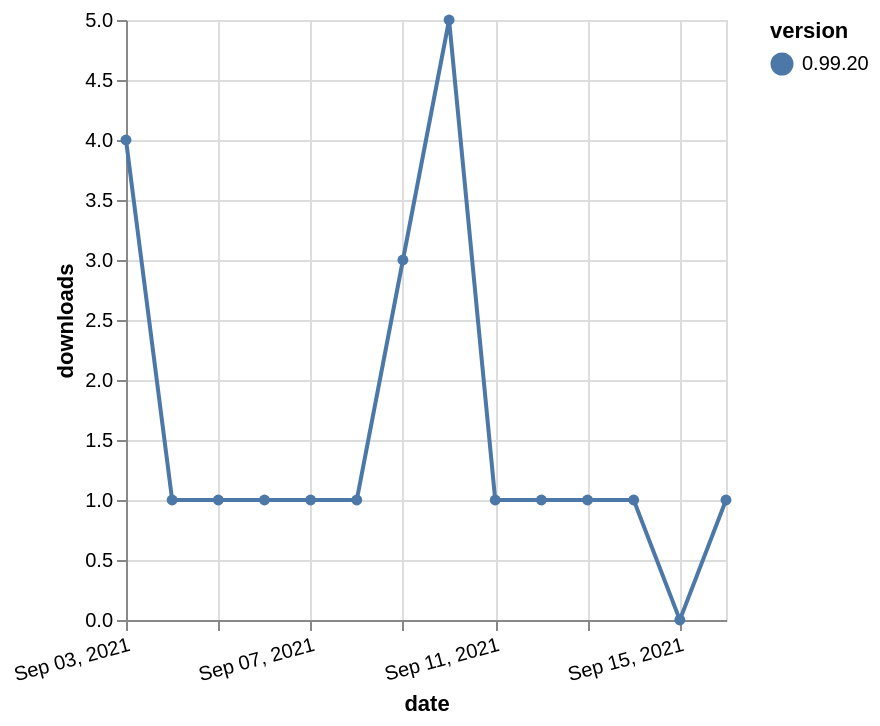

Specify this chart in Vega-Lite:
### Vega-Lite specification from a JSON file in a GitHub repository (floating-point values rounded to 4 significant figures)
{"$schema": "https://vega.github.io/schema/vega-lite/v5.json", "description": "A simple bar chart with embedded data.", "data": {"values": [{"date": "2021-09-03", "total": 587, "delta": 4, "version": "0.99.20"}, {"date": "2021-09-04", "total": 588, "delta": 1, "version": "0.99.20"}, {"date": "2021-09-05", "total": 589, "delta": 1, "version": "0.99.20"}, {"date": "2021-09-06", "total": 590, "delta": 1, "version": "0.99.20"}, {"date": "2021-09-07", "total": 591, "delta": 1, "version": "0.99.20"}, {"date": "2021-09-08", "total": 592, "delta": 1, "version": "0.99.20"}, {"date": "2021-09-09", "total": 595, "delta": 3, "version": "0.99.20"}, {"date": "2021-09-10", "total": 600, "delta": 5, "version": "0.99.20"}, {"date": "2021-09-11", "total": 601, "delta": 1, "version": "0.99.20"}, {"date": "2021-09-12", "total": 602, "delta": 1, "version": "0.99.20"}, {"date": "2021-09-13", "total": 603, "delta": 1, "version": "0.99.20"}, {"date": "2021-09-14", "total": 604, "delta": 1, "version": "0.99.20"}, {"date": "2021-09-15", "total": 604, "delta": 0, "version": "0.99.20"}, {"date": "2021-09-16", "total": 605, "delta": 1, "version": "0.99.20"}]}, "width": "container", "mark": {"type": "line", "point": {"filled": true}}, "encoding": {"x": {"field": "date", "type": "temporal", "timeUnit": "yearmonthdate", "title": "date", "axis": {"labelAngle": -15}}, "y": {"field": "delta", "type": "quantitative", "title": "downloads"}, "color": {"field": "version", "type": "nominal"}, "tooltip": {"field": "delta"}}}
